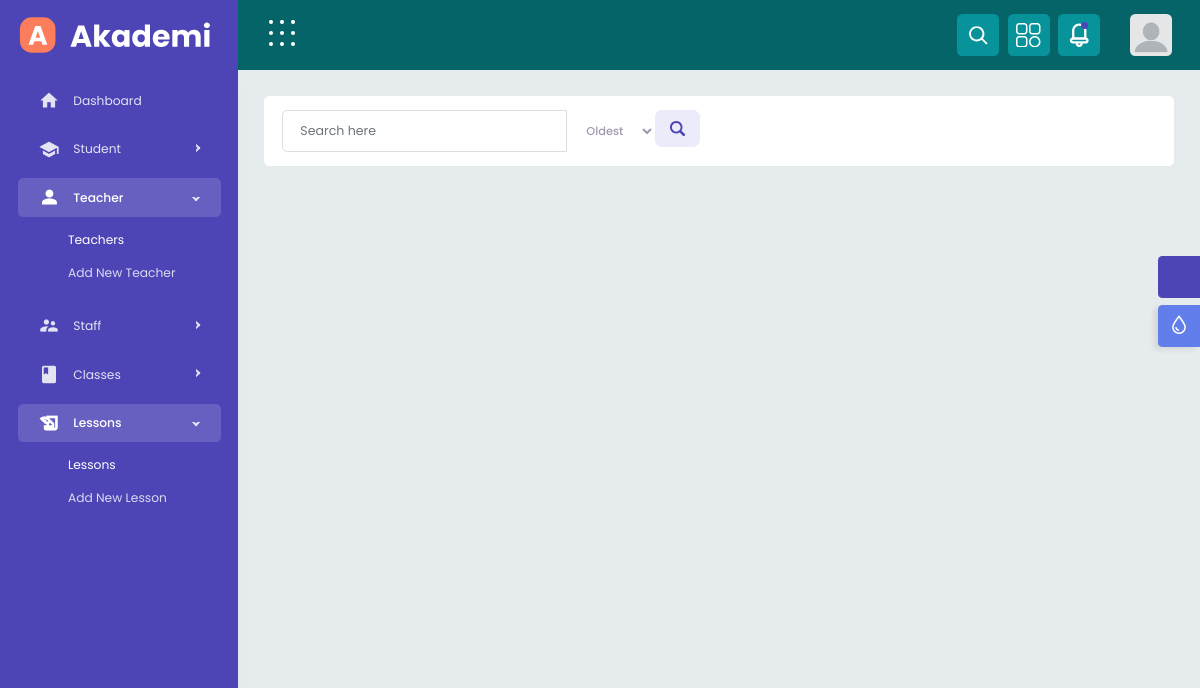
The page /teachers/ (signed in) on the database as committed earlier.
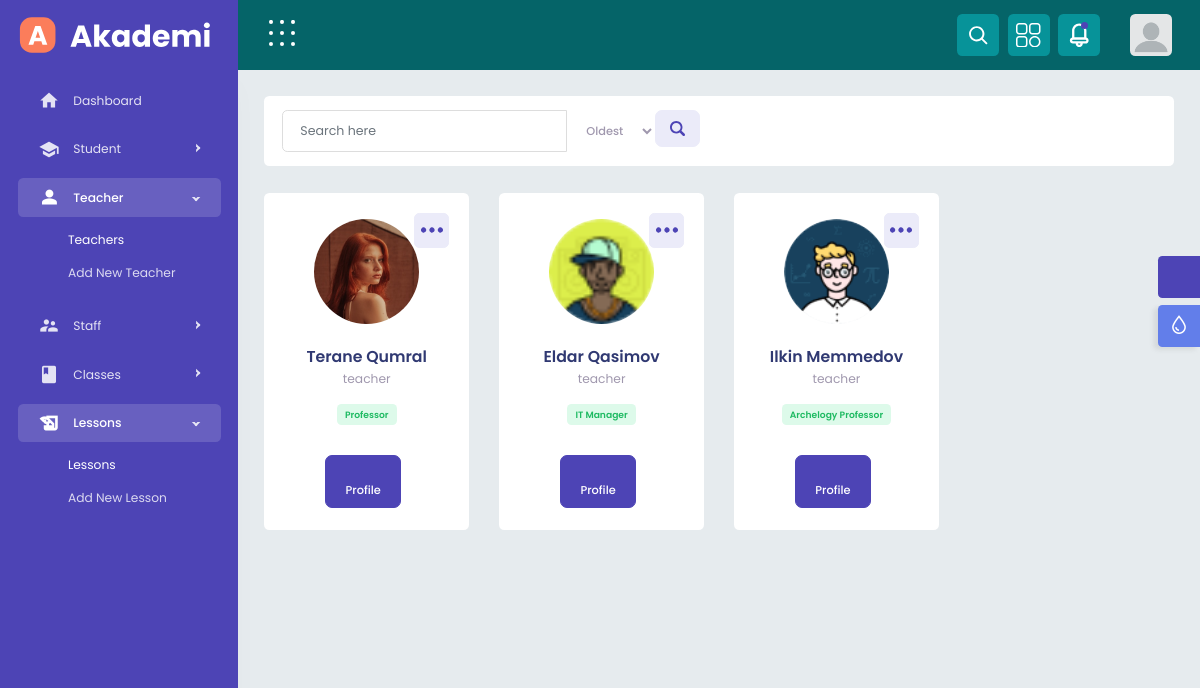
The same page on the database as committed later.
### baseuser/models.py (models this page shows, shortened)
class User(AbstractUser):
    created_at = models.DateTimeField(auto_now_add=True)
    updated_at = models.DateTimeField(auto_now=True)
    gender_choice = (
        ('male', 'Male'),
        ('female', 'Female'),
    )
    gender = models.CharField(max_length=250, choices=gender_choice)
    birthdate = models.DateField(null=True, blank=True)
    profile_photo = models.ImageField(default='profile_photos/default_pp.png', upload_to='profile_photos')
    user_type_names = (
        ('student', 'Student'),
        ('teacher', 'Teacher'),
        ('admin', 'Admin'),
    )
    user_type = models.CharField(max_length=500, choices=user_type_names)
    country = models.CharField(max_length=250)
    number = models.CharField(max_length=50,blank=True ,null=True)
    class Meta:
        verbose_name_plural = 'Users'

### staff/models.py (models this page shows, shortened)
class Teachers(models.Model):
    user = models.OneToOneField(User, on_delete=models.CASCADE, primary_key=True,related_name='teacher')
    position=models.CharField(max_length=250)
    about_teacher=models.TextField(null=True , blank=True)
    class Meta:
        verbose_name_plural = 'Teachers'

### baseuser/decorators.py (the view)
    def wrapper_func(request, *args, **kwargs):
        if request.user.user_type == 'admin':
            return view_func(request, *args, **kwargs)
        else:
            return redirect('error_permission')

### staff/templates/teacher.html (shortened to what this page needs)
{% extends 'base_core.html' %}
{% load static %}
{% block content %}
			{% include 'partials/navheader-preloader.html' %}
			{% include 'partials/header.html' %}
			{% include 'partials/sidebar.html' %}
        <div class="content-body">
			<div class="container-fluid">
				<div class="row">
					<div class="col-xl-12">
						<div class="row">
							<div class="col-xl-12">
								<div class="page-title flex-wrap">
									<form  method="get">
										<div class="input-group  ">
											<input type="text" class="form-control" name="search_query" value="{{ search_query|default:'' }}" placeholder='Search here'>
											<select name="filter_option" class="btn" aria-label="Default">
												<option value="oldest" {% if filter_option == 'oldest' %}selected{% endif %}>Oldest</option>
											</select>
											<div class="input-group-append ">
												<button class="btn btn-light" type="submit">
												</button>
											</div>
										</div>
									</form>
								</div>
							</div>
                            <div class="col-xl-12">
                                <div class="row">
									{% for teacher in teachers  %}
                                    <div class="col-xl-3 col-lg-4 col-sm-6">
                                        <div class="card contact_list text-center">
                                            <div class="card-body">
                                                <div class="user-content">
                                                    <div class="user-info">
                                                        <div class="user-img">
                                                            <img src="{{teacher.user.profile_photo.url }}" alt="" class="avatar avatar-xl">
                                                        </div>
                                                        <div class="user-details">
                                                            <h4 class="user-name mb-0">{{teacher.user.first_name }} {{teacher.user.last_name}}</h4>
                                                            <p>{{teacher.user.user_type}}</p>
                                                        </div>
                                                    </div>
                                                    <div class="dropdown">
                                                        <a href="javascript:void(0);" class="btn sharp btn-light" data-bs-toggle="dropdown" aria-expanded="false">
                                                        </a>
                                                    </div>
                                                </div>
                                                <div class="contact-icon">
                                                    <span class="badge badge-success light">
															{{ teacher.position }}
													</span>
                                                </div>
												<div class="d-flex align-items-center justify-content-center">
													<a href="{% url 'teacher_detail' teacher.user_id %}" class="btn  btn-primary btn-sm w-50 me-2 "><i class="fa-solid fa-user me-2"></i>Profile</a>
												</div>
                                            </div>
                                        </div>
                                    </div>
									{% endfor %}
								</div>
							</div>
						</div>
					</div>
				</div>
			</div>
		</div>
	</div>
    {% endblock %}

### core/templates/base_core.html (shortened to what this page needs)
{% load static %}
<!DOCTYPE html>
<html lang="en">
<head>
	<link href="{% static 'vendor/wow-master/css/libs/animate.css' %}" rel="stylesheet">
	<link href="{% static 'vendor/bootstrap-select/dist/css/bootstrap-select.min.css' %}" rel="stylesheet">
	<link rel="stylesheet" href="{% static 'vendor/bootstrap-select-country/css/bootstrap-select-country.min.css' %}">
	<link rel="stylesheet" href="{% static 'vendor/jquery-nice-select/css/nice-select.css' %}">
	<link href="{% static 'vendor/datepicker/css/bootstrap-datepicker.min.css' %}" rel="stylesheet">
	 <link href="{% static 'vendor/datatables/css/jquery.dataTables.min.css' %}" rel="stylesheet">
	<link rel="stylesheet" href="{% static 'vendor/swiper/css/swiper-bundle.min.css' %}">
    <link href="{% static 'css/style.css' %}" rel="stylesheet">
</head>
<body>
{% block content %}
{% endblock %}
</body>
</html>

### core/templates/partials/navheader-preloader.html (shortened to what this page needs)
   {% block content %}
      <div id="main-wrapper">
            <div class="nav-header">
              <a href="{% url 'home' %}" class="brand-logo">
                  <div class="brand-title">
                  </div>
              </a>
              <div class="nav-control">
                  <div class="hamburger">
                  </div>
              </div>
          </div>
          {% endblock %}

### core/templates/partials/header.html (shortened to what this page needs)
{% load static %}
{% block content %}
		<div class="header">
            <div class="header-content">
                <nav class="navbar navbar-expand">
                    <div class="collapse navbar-collapse justify-content-between">
                        <ul class="navbar-nav header-right">
							<li class="nav-item dropdown notification_dropdown search-area-header">
								<a class="nav-link" href="javascript:void(0);" role="button" data-bs-toggle="dropdown">
								</a>
							</li>
							<li class="nav-item dropdown notification_dropdown">
                                <a class="nav-link  menu-wallet" href="javascript:void(0);">
                                </a>
							</li>
							<li class="nav-item bell-icon blink dropdown notification_dropdown">
                                <a class="nav-link  " href="javascript:void(0);" role="button" data-bs-toggle="dropdown">
                                </a>
                            </li>
							<li class="nav-item">
								<div class="dropdown header-profile2">
									<a class="nav-link ms-0" href="javascript:void(0);" role="button" data-bs-toggle="dropdown" aria-expanded="false">
										<div class="header-info2 d-flex align-items-center">
											<img src="{{ request.user.profile_photo.url }}" alt="">
										</div>
									</a>
								</div>
							</li>
                        </ul>
                    </div>
				</nav>
			</div>
		</div>
{% endblock %}

### core/templates/partials/sidebar.html (shortened to what this page needs)
{% load static %}
{% block content %}
        <div class="dlabnav">
			<div class="dlabnav-scroll">
				<ul class="metismenu" id="menu">
					{% if request.user.user_type == 'admin' %}
					<li>
						<a href="{% url 'home' %}" class=" nav-text " href="javascript:void(0);" aria-expanded="false">
							<span class="nav-text">Dashboard</span>
						</a>
					</li>
					<li><a class="has-arrow " href="javascript:void(0);" aria-expanded="false">
						<span class="nav-text">Student</span>
					</a>
					</li>
					<li><a class="has-arrow " href="javascript:void(0);" aria-expanded="false">
						<span class="nav-text">Teacher</span>
					</a>
					<ul aria-expanded="false">
						<li><a href="{% url 'teachers' %}">Teachers</a></li>
						<li><a href="{% url 'register-teacher' %}">Add New Teacher</a></li>
					</ul>
					</li>
					<li><a class="has-arrow " href="javascript:void(0);" aria-expanded="false">
						<span class="nav-text">Staff</span>
					</a>
					</li>
					<li><a class="has-arrow " href="javascript:void(0);" aria-expanded="false">
						<span class="nav-text">Classes</span>
					</a>
					</li>
					<li><a class="has-arrow " href="javascript:void(0);" aria-expanded="false">
						<span class="nav-text">Lessons</span>
					</a>
					<ul aria-expanded="false">
						<li><a href="">Lessons</a></li>
						<li><a href="{% url 'add-lesson' %}">Add New Lesson</a></li>
					</ul>
					</li>
					{% endif %}
				</ul>
			</div>
        </div>
{% endblock %}

Rows that differ between the two databases and show on the page:
added Teachers: user.profile_photo (picture), user.first_name "Terane", user.last_name "Qumral", user.user_type "teacher", position "Professor"
added Teachers: user.profile_photo (picture), user.first_name "Eldar", user.last_name "Qasimov", user.user_type "teacher", position "IT Manager"
added Teachers: user.profile_photo (picture), user.first_name "Ilkin", user.last_name "Memmedov", user.user_type "teacher", position "Archelogy Professor"
